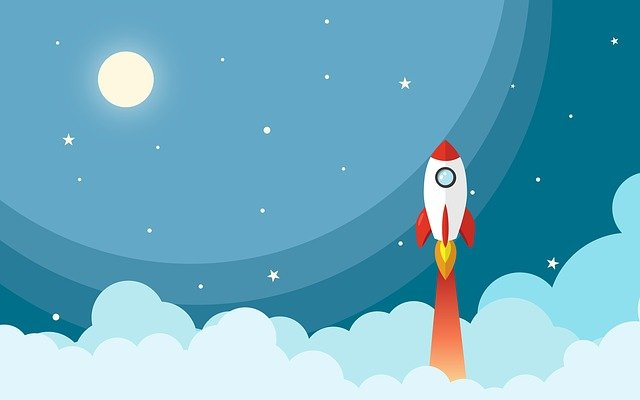
#> input picture poster.jpg, 640 x 400 px
$ python Code.py
#> lines starting #> are read from the running program, lines starting #| are printed output that depends on the picture; after the words box and inside, x2 and y2 are one past the last pixel; in counts of white or black regions, pixels touching at a corner belong together
import cv2

img = cv2.imread("poster.jpg")
#> img is the input picture: shape (400, 640, 3); mean B, G, R 194.6, 172.6, 108.6
rocket = img[120:360,400:500]
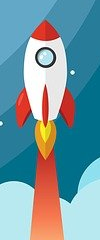
#> rocket: shape (240, 100, 3); mean B, G, R 162.8, 153.2, 118.1
img[100:340,0:100] = rocket
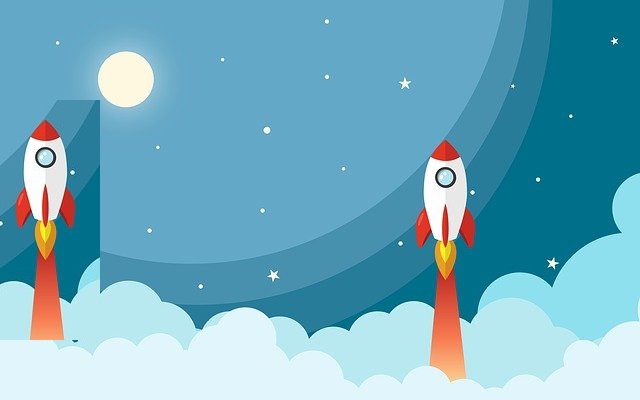
#> img: shape (400, 640, 3); 8.82% of pixels changed, all inside (x1, y1, x2, y2) = (0, 100, 100, 340)
cv2.imshow("Rocket",img)
# gray_img = cv2.cvtColor(img,cv2.COLOR_RGB2GRAY)
# cv2.imshow("Rocket2",gray_img)
cv2.waitKey(0)
